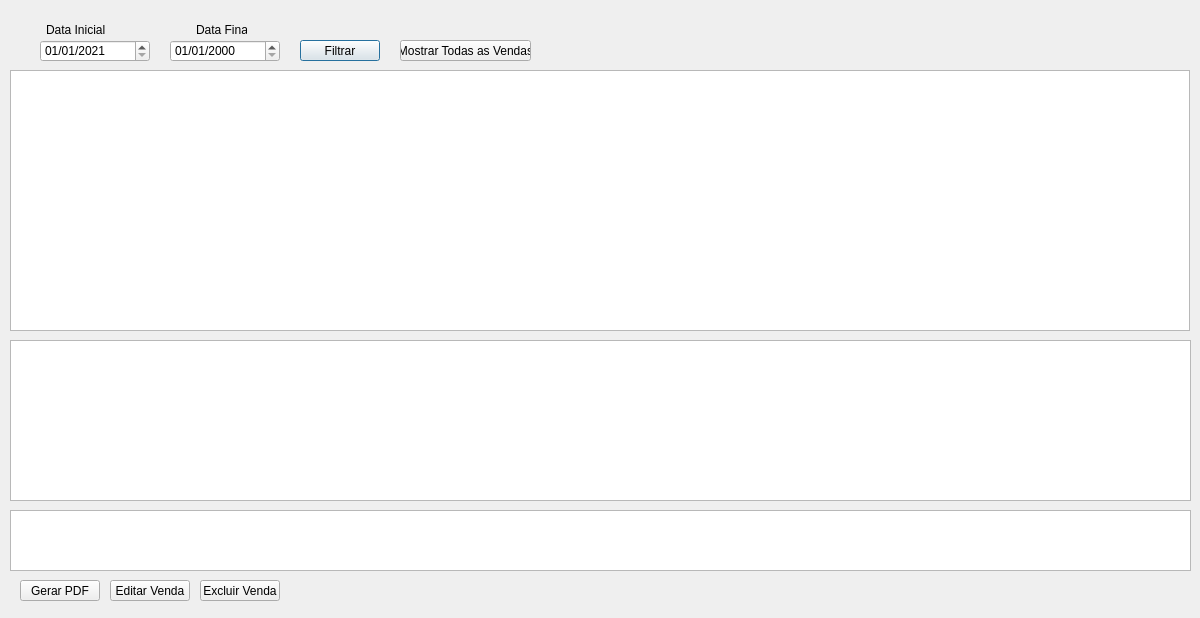
<?xml version="1.0" encoding="UTF-8"?>
<ui version="4.0">
 <class>gestao_vendas</class>
 <widget class="QDialog" name="gestao_vendas">
  <property name="geometry">
   <rect>
    <x>0</x>
    <y>0</y>
    <width>1200</width>
    <height>618</height>
   </rect>
  </property>
  <property name="windowTitle">
   <string>Dialog</string>
  </property>
  <widget class="QDateEdit" name="de_ini">
   <property name="geometry">
    <rect>
     <x>40</x>
     <y>40</y>
     <width>110</width>
     <height>22</height>
    </rect>
   </property>
   <property name="displayFormat">
    <string>dd/MM/yyyy</string>
   </property>
   <property name="date">
    <date>
     <year>2021</year>
     <month>1</month>
     <day>1</day>
    </date>
   </property>
  </widget>
  <widget class="QDateEdit" name="de_f">
   <property name="geometry">
    <rect>
     <x>170</x>
     <y>40</y>
     <width>110</width>
     <height>22</height>
    </rect>
   </property>
   <property name="displayFormat">
    <string>dd/MM/yyyy</string>
   </property>
  </widget>
  <widget class="QLabel" name="label">
   <property name="geometry">
    <rect>
     <x>46</x>
     <y>20</y>
     <width>71</width>
     <height>20</height>
    </rect>
   </property>
   <property name="text">
    <string>Data Inicial</string>
   </property>
  </widget>
  <widget class="QLabel" name="label_2">
   <property name="geometry">
    <rect>
     <x>196</x>
     <y>20</y>
     <width>51</width>
     <height>20</height>
    </rect>
   </property>
   <property name="text">
    <string>Data Final</string>
   </property>
  </widget>
  <widget class="QPushButton" name="btn_filtrar">
   <property name="geometry">
    <rect>
     <x>300</x>
     <y>40</y>
     <width>80</width>
     <height>21</height>
    </rect>
   </property>
   <property name="text">
    <string>Filtrar</string>
   </property>
  </widget>
  <widget class="QTableWidget" name="tw_vendas">
   <property name="geometry">
    <rect>
     <x>10</x>
     <y>70</y>
     <width>1180</width>
     <height>261</height>
    </rect>
   </property>
  </widget>
  <widget class="QTableWidget" name="tw_prod_v">
   <property name="geometry">
    <rect>
     <x>10</x>
     <y>340</y>
     <width>1181</width>
     <height>161</height>
    </rect>
   </property>
  </widget>
  <widget class="QPushButton" name="btn_pdf">
   <property name="geometry">
    <rect>
     <x>20</x>
     <y>580</y>
     <width>80</width>
     <height>21</height>
    </rect>
   </property>
   <property name="text">
    <string>Gerar PDF</string>
   </property>
  </widget>
  <widget class="QPushButton" name="btn_all">
   <property name="geometry">
    <rect>
     <x>400</x>
     <y>40</y>
     <width>131</width>
     <height>21</height>
    </rect>
   </property>
   <property name="text">
    <string>Mostrar Todas as Vendas</string>
   </property>
  </widget>
  <widget class="QTableWidget" name="tw_clientes">
   <property name="geometry">
    <rect>
     <x>10</x>
     <y>510</y>
     <width>1181</width>
     <height>61</height>
    </rect>
   </property>
  </widget>
  <widget class="QPushButton" name="btn_excluir">
   <property name="geometry">
    <rect>
     <x>200</x>
     <y>580</y>
     <width>80</width>
     <height>21</height>
    </rect>
   </property>
   <property name="text">
    <string>Excluir Venda</string>
   </property>
   <property name="autoDefault">
    <bool>false</bool>
   </property>
  </widget>
  <widget class="QPushButton" name="btn_edit">
   <property name="geometry">
    <rect>
     <x>110</x>
     <y>580</y>
     <width>80</width>
     <height>21</height>
    </rect>
   </property>
   <property name="text">
    <string>Editar Venda</string>
   </property>
   <property name="autoDefault">
    <bool>false</bool>
   </property>
  </widget>
 </widget>
 <resources/>
 <connections/>
</ui>
